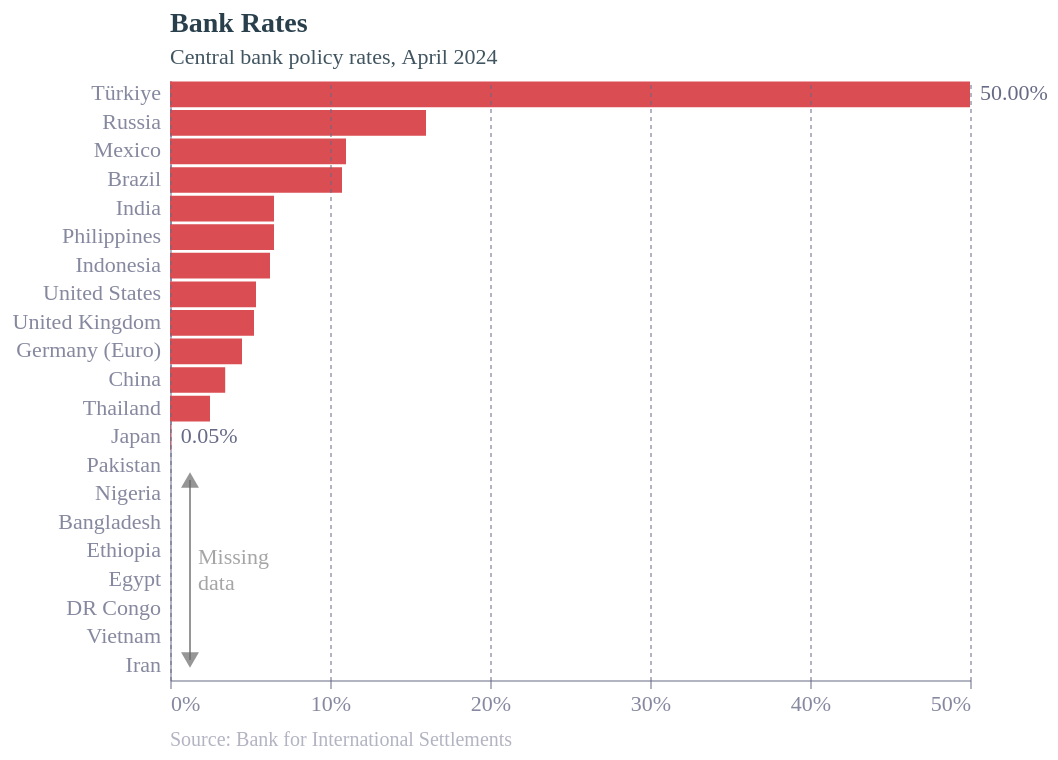

Vega-Lite specification for this chart:
### Vega-Lite specification from a JSON file in a GitHub repository (floating-point values rounded to 4 significant figures)
{"config": {"font": "Circular Std", "text": {"color": "#676A86", "align": "left", "baseline": "middle", "dx": 7, "dy": 0, "fontSize": 11}, "view": {"stroke": null, "continuousWidth": 400, "continuousHeight": 300, "discreteWidth": 400, "discreteHeight": 300}, "bar": {"color": "#179fdb"}, "line": {"color": "#e6224b"}, "rule": {"color": "#676A86"}, "point": {"filled": true, "size": 80, "color": "#e6224b", "opacity": 0.95}, "geoshape": {"stroke": "white", "strokeWidth": 0.3}, "rect": {"fill": "#d6d4d4", "opacity": 0.3}, "axis": {"labelColor": "#676A86", "labelFontSize": 11, "labelFont": "Circular Std", "labelOpacity": 0.8, "tickColor": "#676A86", "tickOpacity": 0.5, "domainColor": "#676A86", "domainOpacity": 0.5, "gridColor": "#676A86", "gridDash": [2, 2], "gridOpacity": 0.5, "title": null, "titleColor": "#676A86", "titleOpacity": 0.8, "tickSize": 4}, "axisXDiscrete": {"grid": false, "labelAngle": 0, "tickCount": 10, "tickOpacity": 0.5, "title": null}, "axisYDiscrete": {"ticks": false, "labelPadding": 5}, "axisXTemporal": {"grid": false, "ticks": true}, "axisXQuantitative": {"grid": true}, "axisYQuantitative": {"gridColor": "#676A86", "gridDash": [1, 5], "gridOpacity": 0.5, "ticks": false, "labelPadding": 5, "tickCount": 8, "titleAngle": 0, "titleAlign": "left", "titleBaseline": "bottom", "titleX": 0, "titleY": -5}, "title": {"color": "#122b39E6", "subtitleColor": "#122b39CC", "font": "Circular Std", "subtitleFont": "Circular Std", "anchor": "start", "fontSize": 14, "subtitleFontSize": 11, "subtitlePadding": 4, "offset": 6, "frame": "group"}, "legend": {"titleColor": "#122b39", "title": null, "labelColor": "#122b39", "labelFontSize": 11}}, "layer": [{"data": {"name": "data-02fddec31045a5177d42a6147458555f"}, "mark": {"type": "bar", "color": "rgb(218,77,82)"}, "encoding": {"x": {"axis": {"format": "%", "zindex": 1, "tickCount": 6}, "field": "Value", "type": "quantitative"}, "y": {"field": "Country", "sort": "-x", "type": "nominal"}}, "title": {"text": "Bank Rates", "subtitle": ["Central bank policy rates, April 2024"]}}, {"data": {"name": "data-d285a7403ed98ae579761d64a864032b"}, "mark": {"type": "text", "align": "left", "dx": 0, "dy": 0, "fontSize": 10, "opacity": 0.5, "text": "Source: Bank for International Settlements "}, "encoding": {"x": {"value": 0}, "y": {"value": 330}}}, {"data": {"name": "data-02fddec31045a5177d42a6147458555f"}, "mark": {"type": "text", "align": {"expr": "datum.Value < 0 ? \"right\" : \"left\""}, "baseline": "middle", "dx": {"expr": "datum.Value < 0 ? -2 : 5"}}, "encoding": {"opacity": {"condition": {"test": {"field": "ISO3", "oneOf": ["TUR", "JPN"]}, "value": 1}, "value": 0}, "text": {"field": "Value", "format": ".2%", "type": "nominal"}, "x": {"axis": {"format": "%", "zindex": 1, "tickCount": 6}, "field": "Value", "type": "quantitative"}, "y": {"field": "Country", "sort": "-x", "type": "nominal"}}, "title": {"text": "Bank Rates", "subtitle": ["Central bank policy rates, April 2024"]}}, {"layer": [{"mark": {"type": "rule", "color": "dimgrey", "opacity": 0.7}, "encoding": {"x": {"value": 10}, "y": {"value": 200}, "y2": {"value": 290}}}, {"mark": {"type": "point", "color": "dimgrey", "opacity": 0.7, "shape": "triangle-up"}, "encoding": {"x": {"value": 10}, "y": {"value": 200}}}, {"mark": {"type": "point", "color": "dimgrey", "opacity": 0.7, "shape": "triangle-down"}, "encoding": {"x": {"value": 10}, "y": {"value": 290}}}, {"mark": {"type": "text", "align": "left", "color": "dimgrey", "dx": 4, "dy": -6, "lineBreak": "\n", "opacity": 0.6}, "encoding": {"text": {"value": "Missing\ndata"}, "x": {"value": 10}, "y": {"value": 245.0}}}], "data": {"name": "data-1bfe8cbde6452f2dc115a7e224ce2bfe"}}], "height": 300, "width": 400, "$schema": "https://vega.github.io/schema/vega-lite/v5.17.0.json", "datasets": {"data-02fddec31045a5177d42a6147458555f": [{"Country": "Brazil", "ISO3": "BRA", "Date": "2024-04", "Value": 0.1075}, {"Country": "China", "ISO3": "CHN", "Date": "2024-04", "Value": 0.0345}, {"Country": "Germany (Euro)", "ISO3": "EURO", "Date": "2024-04", "Value": 0.045}, {"Country": "India", "ISO3": "IND", "Date": "2024-03", "Value": 0.065}, {"Country": "Indonesia", "ISO3": "IDN", "Date": "2024-04", "Value": 0.0625}, {"Country": "Japan", "ISO3": "JPN", "Date": "2024-04", "Value": 0.0005}, {"Country": "Mexico", "ISO3": "MEX", "Date": "2024-04", "Value": 0.11}, {"Country": "Philippines", "ISO3": "PHL", "Date": "2024-04", "Value": 0.065}, {"Country": "Russia", "ISO3": "RUS", "Date": "2024-04", "Value": 0.16}, {"Country": "Thailand", "ISO3": "THA", "Date": "2024-04", "Value": 0.025}, {"Country": "Türkiye", "ISO3": "TUR", "Date": "2024-04", "Value": 0.5}, {"Country": "United Kingdom", "ISO3": "GBR", "Date": "2024-04", "Value": 0.0525}, {"Country": "United States", "ISO3": "USA", "Date": "2024-04", "Value": 0.05375}, {"Country": "Pakistan", "ISO3": "PAK", "Date": null, "Value": null}, {"Country": "Nigeria", "ISO3": "NGA", "Date": null, "Value": null}, {"Country": "Bangladesh", "ISO3": "BGD", "Date": null, "Value": null}, {"Country": "Ethiopia", "ISO3": "ETH", "Date": null, "Value": null}, {"Country": "Egypt", "ISO3": "EGY", "Date": null, "Value": null}, {"Country": "DR Congo", "ISO3": "COD", "Date": null, "Value": null}, {"Country": "Vietnam", "ISO3": "VNM", "Date": null, "Value": null}, {"Country": "Iran", "ISO3": "IRN", "Date": null, "Value": null}], "data-d285a7403ed98ae579761d64a864032b": [{"x": 0}], "data-1bfe8cbde6452f2dc115a7e224ce2bfe": [{"x": -0.68}]}}
